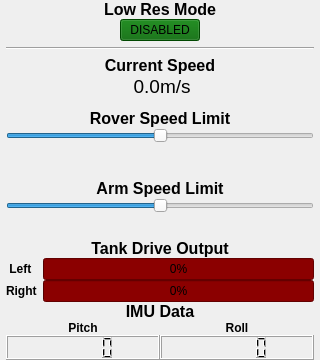
                <widget class="QWidget" name="speed_limit_widget" native="true">
                 <property name="sizePolicy">
                  <sizepolicy hsizetype="Fixed" vsizetype="Fixed">
                   <horstretch>0</horstretch>
                   <verstretch>0</verstretch>
                  </sizepolicy>
                 </property>
                 <property name="minimumSize">
                  <size>
                   <width>320</width>
                   <height>360</height>
                  </size>
                 </property>
                 <property name="maximumSize">
                  <size>
                   <width>320</width>
                   <height>360</height>
                  </size>
                 </property>
                 <layout class="QVBoxLayout" name="verticalLayout_102">
                  <property name="spacing">
                   <number>0</number>
                  </property>
                  <property name="leftMargin">
                   <number>6</number>
                  </property>
                  <property name="topMargin">
                   <number>0</number>
                  </property>
                  <property name="rightMargin">
                   <number>6</number>
                  </property>
                  <property name="bottomMargin">
                   <number>0</number>
                  </property>
                  <item>
                   <layout class="QVBoxLayout" name="verticalLayout_103">
                    <item>
                     <widget class="QLabel" name="label_140">
                      <property name="font">
                       <font>
                        <pointsize>12</pointsize>
                        <weight>75</weight>
                        <bold>true</bold>
                       </font>
                      </property>
                      <property name="text">
                       <string>Low Res Mode</string>
                      </property>
                      <property name="alignment">
                       <set>Qt::AlignCenter</set>
                      </property>
                     </widget>
                    </item>
                    <item>
                     <layout class="QHBoxLayout" name="horizontalLayout_36">
                      <property name="bottomMargin">
                       <number>6</number>
                      </property>
                      <item>
                       <spacer name="horizontalSpacer_26">
                        <property name="orientation">
                         <enum>Qt::Horizontal</enum>
                        </property>
                        <property name="sizeHint" stdset="0">
                         <size>
                          <width>40</width>
                          <height>20</height>
                         </size>
                        </property>
                       </spacer>
                      </item>
                      <item>
                       <widget class="QPushButton" name="low_res_mode_button">
                        <property name="styleSheet">
                         <string notr="true">background-color:darkgreen</string>
                        </property>
                        <property name="text">
                         <string>DISABLED</string>
                        </property>
                        <property name="checkable">
                         <bool>false</bool>
                        </property>
                       </widget>
                      </item>
                      <item>
                       <spacer name="horizontalSpacer_27">
                        <property name="orientation">
                         <enum>Qt::Horizontal</enum>
                        </property>
                        <property name="sizeHint" stdset="0">
                         <size>
                          <width>40</width>
                          <height>20</height>
                         </size>
                        </property>
                       </spacer>
                      </item>
                     </layout>
                    </item>
                    <item>
                     <widget class="Line" name="line_21">
                      <property name="orientation">
                       <enum>Qt::Horizontal</enum>
                      </property>
                     </widget>
                    </item>
                    <item>
                     <layout class="QVBoxLayout" name="verticalLayout_104">
                      <property name="spacing">
                       <number>0</number>
                      </property>
                      <property name="topMargin">
                       <number>6</number>
                      </property>
                      <item>
                       <layout class="QHBoxLayout" name="horizontalLayout_37">
                        <property name="leftMargin">
                         <number>3</number>
                        </property>
                        <property name="topMargin">
                         <number>0</number>
                        </property>
                        <property name="rightMargin">
                         <number>3</number>
                        </property>
                        <item>
                         <layout class="QVBoxLayout" name="verticalLayout_105">
                          <item>
                           <widget class="QLabel" name="label_141">
                            <property name="font">
                             <font>
                              <pointsize>12</pointsize>
                              <weight>75</weight>
                              <bold>true</bold>
                             </font>
                            </property>
                            <property name="text">
                             <string>Current Speed</string>
                            </property>
                            <property name="alignment">
                             <set>Qt::AlignCenter</set>
                            </property>
                           </widget>
                          </item>
                          <item>
                           <layout class="QHBoxLayout" name="horizontalLayout_38">
                            <property name="spacing">
                             <number>0</number>
                            </property>
                            <item>
                             <widget class="QLabel" name="current_speed_label">
                              <property name="font">
                               <font>
                                <pointsize>14</pointsize>
                               </font>
                              </property>
                              <property name="text">
                               <string>0.0</string>
                              </property>
                              <property name="alignment">
                               <set>Qt::AlignRight|Qt::AlignTrailing|Qt::AlignVCenter</set>
                              </property>
                             </widget>
                            </item>
                            <item>
                             <widget class="QLabel" name="label_142">
                              <property name="font">
                               <font>
                                <pointsize>14</pointsize>
                               </font>
                              </property>
                              <property name="text">
                               <string>m/s</string>
                              </property>
                             </widget>
                            </item>
                           </layout>
                          </item>
                         </layout>
                        </item>
                       </layout>
                      </item>
                      <item>
                       <layout class="QVBoxLayout" name="verticalLayout_106">
                        <item>
                         <spacer name="verticalSpacer_24">
                          <property name="orientation">
                           <enum>Qt::Vertical</enum>
                          </property>
                          <property name="sizeHint" stdset="0">
                           <size>
                            <width>20</width>
                            <height>40</height>
                           </size>
                          </property>
                         </spacer>
                        </item>
                        <item>
                         <widget class="QLabel" name="label_143">
                          <property name="font">
                           <font>
                            <pointsize>12</pointsize>
                            <weight>75</weight>
                            <bold>true</bold>
                           </font>
                          </property>
                          <property name="text">
                           <string>Rover Speed Limit</string>
                          </property>
                          <property name="alignment">
                           <set>Qt::AlignCenter</set>
                          </property>
                         </widget>
                        </item>
                        <item>
                         <widget class="QSlider" name="rover_speed_limit_slider">
                          <property name="maximum">
                           <number>100</number>
                          </property>
                          <property name="value">
                           <number>50</number>
                          </property>
                          <property name="orientation">
                           <enum>Qt::Horizontal</enum>
                          </property>
                         </widget>
                        </item>
                       </layout>
                      </item>
                      <item>
                       <spacer name="verticalSpacer_25">
                        <property name="orientation">
                         <enum>Qt::Vertical</enum>
                        </property>
                        <property name="sizeHint" stdset="0">
                         <size>
                          <width>20</width>
                          <height>40</height>
                         </size>
                        </property>
                       </spacer>
                      </item>
                      <item>
                       <layout class="QVBoxLayout" name="verticalLayout_107">
                        <item>
                         <spacer name="verticalSpacer_26">
                          <property name="orientation">
                           <enum>Qt::Vertical</enum>
                          </property>
                          <property name="sizeHint" stdset="0">
                           <size>
                            <width>20</width>
                            <height>40</height>
                           </size>
                          </property>
                         </spacer>
                        </item>
                        <item>
                         <widget class="QLabel" name="label_144">
                          <property name="font">
                           <font>
                            <pointsize>12</pointsize>
                            <weight>75</weight>
                            <bold>true</bold>
                           </font>
                          </property>
                          <property name="text">
                           <string>Arm Speed Limit</string>
                          </property>
                          <property name="alignment">
                           <set>Qt::AlignCenter</set>
                          </property>
                         </widget>
                        </item>
                        <item>
                         <widget class="QSlider" name="arm_speed_limit_slider">
                          <property name="maximum">
                           <number>100</number>
                          </property>
                          <property name="value">
                           <number>50</number>
                          </property>
                          <property name="orientation">
                           <enum>Qt::Horizontal</enum>
                          </property>
                         </widget>
                        </item>
                        <item>
                         <spacer name="verticalSpacer_27">
                          <property name="orientation">
                           <enum>Qt::Vertical</enum>
                          </property>
                          <property name="sizeHint" stdset="0">
                           <size>
                            <width>20</width>
                            <height>40</height>
                           </size>
                          </property>
                         </spacer>
                        </item>
                       </layout>
                      </item>
                      <item>
                       <widget class="QLabel" name="label_145">
                        <property name="font">
                         <font>
                          <pointsize>12</pointsize>
                          <weight>75</weight>
                          <bold>true</bold>
                         </font>
                        </property>
                        <property name="text">
                         <string>Tank Drive Output</string>
                        </property>
                        <property name="alignment">
                         <set>Qt::AlignCenter</set>
                        </property>
                       </widget>
                      </item>
                      <item>
                       <layout class="QFormLayout" name="formLayout">
                        <property name="fieldGrowthPolicy">
                         <enum>QFormLayout::ExpandingFieldsGrow</enum>
                        </property>
                        <property name="horizontalSpacing">
                         <number>6</number>
                        </property>
                        <item row="0" column="0">
                         <widget class="QLabel" name="label_146">
                          <property name="font">
                           <font>
                            <weight>75</weight>
                            <bold>true</bold>
                           </font>
                          </property>
                          <property name="text">
                           <string> Left</string>
                          </property>
                         </widget>
                        </item>
                        <item row="0" column="1">
                         <widget class="QProgressBar" name="left_drive_progress_bar">
                          <property name="styleSheet">
                           <string notr="true">background-color:darkred;</string>
                          </property>
                          <property name="minimum">
                           <number>0</number>
                          </property>
                          <property name="maximum">
                           <number>100</number>
                          </property>
                          <property name="value">
                           <number>0</number>
                          </property>
                          <property name="textVisible">
                           <bool>true</bool>
                          </property>
                         </widget>
                        </item>
                        <item row="1" column="0">
                         <widget class="QLabel" name="label_147">
                          <property name="font">
                           <font>
                            <weight>75</weight>
                            <bold>true</bold>
                           </font>
                          </property>
                          <property name="text">
                           <string>Right</string>
                          </property>
                         </widget>
                        </item>
                        <item row="1" column="1">
                         <widget class="QProgressBar" name="right_drive_progress_bar">
                          <property name="styleSheet">
                           <string notr="true">background-color:darkred;</string>
                          </property>
                          <property name="minimum">
                           <number>0</number>
                          </property>
                          <property name="maximum">
                           <number>100</number>
                          </property>
                          <property name="value">
                           <number>0</number>
                          </property>
                          <property name="textVisible">
                           <bool>true</bool>
                          </property>
                         </widget>
                        </item>
                       </layout>
                      </item>
                     </layout>
                    </item>
                    <item>
                     <spacer name="verticalSpacer_28">
                      <property name="orientation">
                       <enum>Qt::Vertical</enum>
                      </property>
                      <property name="sizeHint" stdset="0">
                       <size>
                        <width>20</width>
                        <height>40</height>
                       </size>
                      </property>
                     </spacer>
                    </item>
                    <item>
                     <layout class="QVBoxLayout" name="verticalLayout_108">
                      <property name="spacing">
                       <number>0</number>
                      </property>
                      <item>
                       <widget class="QLabel" name="label_148">
                        <property name="font">
                         <font>
                          <pointsize>12</pointsize>
                          <weight>75</weight>
                          <bold>true</bold>
                         </font>
                        </property>
                        <property name="text">
                         <string>IMU Data</string>
                        </property>
                        <property name="alignment">
                         <set>Qt::AlignCenter</set>
                        </property>
                       </widget>
                      </item>
                      <item>
                       <layout class="QHBoxLayout" name="horizontalLayout_39">
                        <property name="spacing">
                         <number>0</number>
                        </property>
                        <item>
                         <layout class="QVBoxLayout" name="verticalLayout_109">
                          <property name="spacing">
                           <number>0</number>
                          </property>
                          <item>
                           <widget class="QLabel" name="label_149">
                            <property name="font">
                             <font>
                              <weight>75</weight>
                              <bold>true</bold>
                             </font>
                            </property>
                            <property name="text">
                             <string>Pitch</string>
                            </property>
                            <property name="alignment">
                             <set>Qt::AlignCenter</set>
                            </property>
                           </widget>
                          </item>
                          <item>
                           <widget class="QLCDNumber" name="imu_pitch_lcd_number">
                            <property name="minimumSize">
                             <size>
                              <width>0</width>
                              <height>25</height>
                             </size>
                            </property>
                            <property name="maximumSize">
                             <size>
                              <width>16777215</width>
                              <height>25</height>
                             </size>
                            </property>
                           </widget>
                          </item>
                         </layout>
                        </item>
                        <item>
                         <layout class="QVBoxLayout" name="verticalLayout_110">
                          <property name="spacing">
                           <number>0</number>
                          </property>
                          <item>
                           <widget class="QLabel" name="imu_pitch_lcd_number_2">
                            <property name="font">
                             <font>
                              <weight>75</weight>
                              <bold>true</bold>
                             </font>
                            </property>
                            <property name="text">
                             <string>Roll</string>
                            </property>
                            <property name="alignment">
                             <set>Qt::AlignCenter</set>
                            </property>
                           </widget>
                          </item>
                          <item>
                           <widget class="QLCDNumber" name="imu_roll_lcd_number">
                            <property name="minimumSize">
                             <size>
                              <width>0</width>
                              <height>25</height>
                             </size>
                            </property>
                            <property name="maximumSize">
                             <size>
                              <width>16777215</width>
                              <height>25</height>
                             </size>
                            </property>
                           </widget>
                          </item>
                         </layout>
                        </item>
                       </layout>
                      </item>
                     </layout>
                    </item>
                    <item>
                     <spacer name="verticalSpacer_29">
                      <property name="orientation">
                       <enum>Qt::Vertical</enum>
                      </property>
                      <property name="sizeHint" stdset="0">
                       <size>
                        <width>20</width>
                        <height>40</height>
                       </size>
                      </property>
                     </spacer>
                    </item>
                   </layout>
                  </item>
                 </layout>
                </widget>
